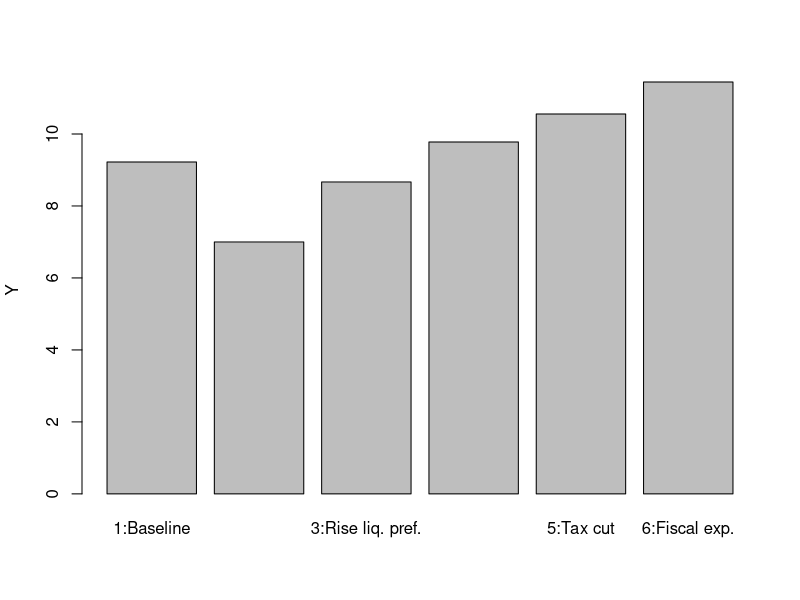
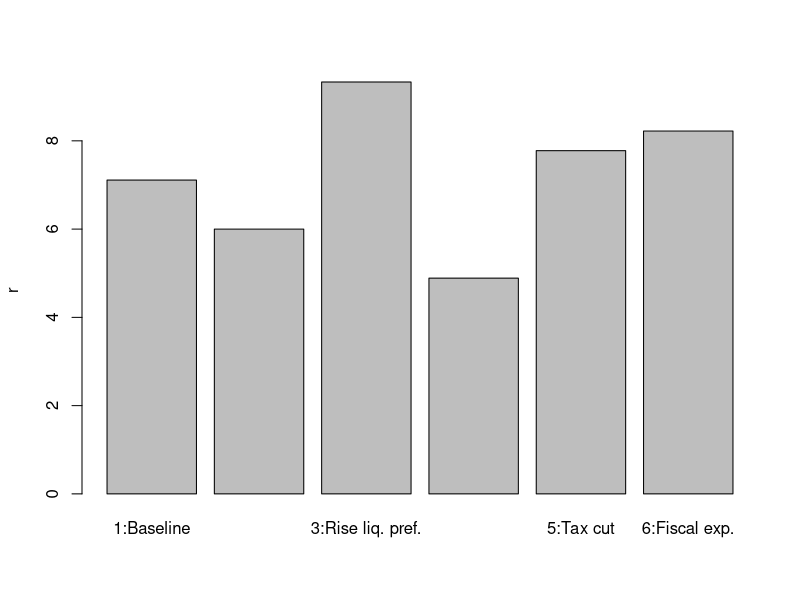
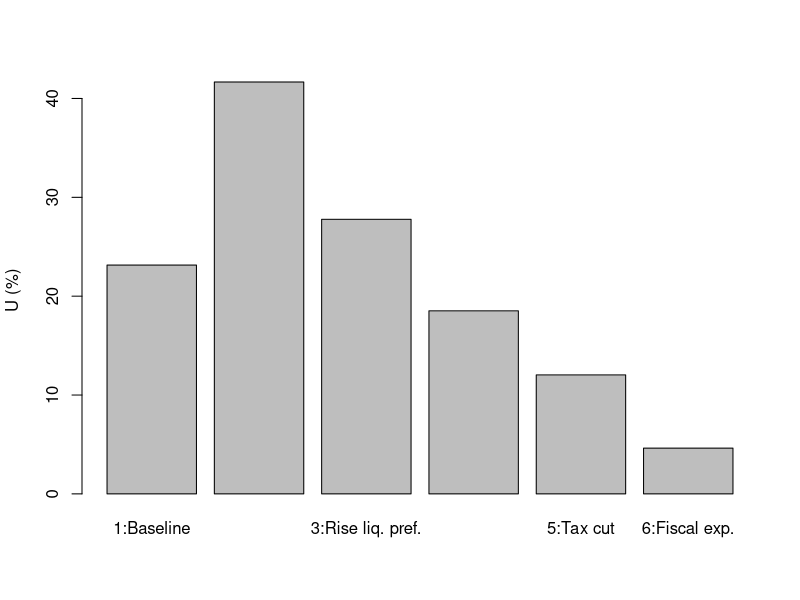
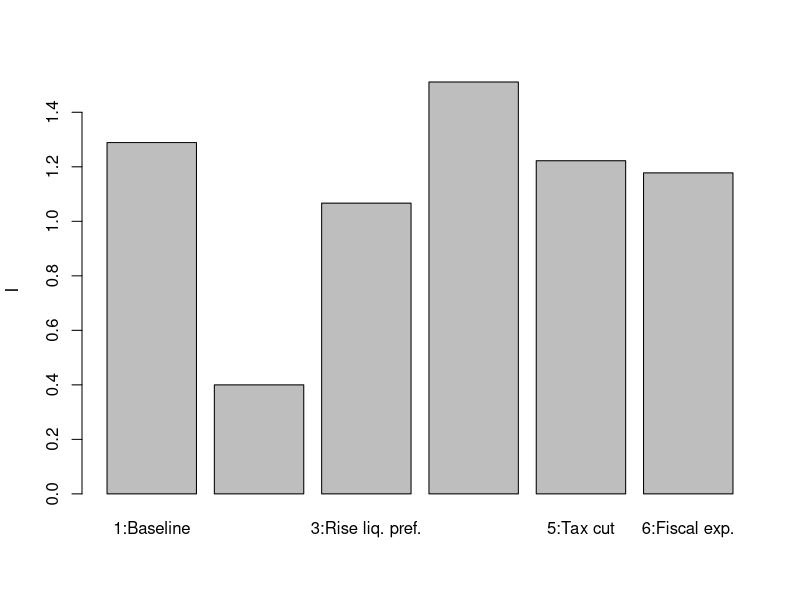
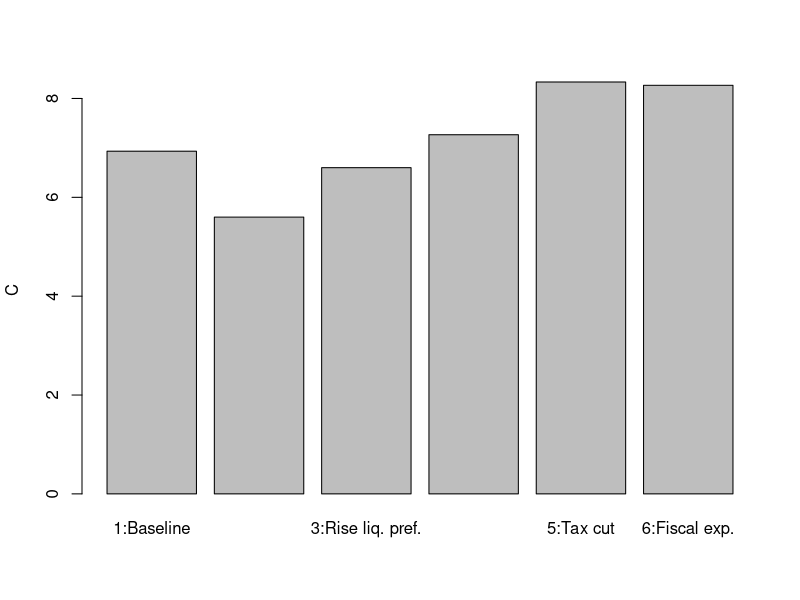
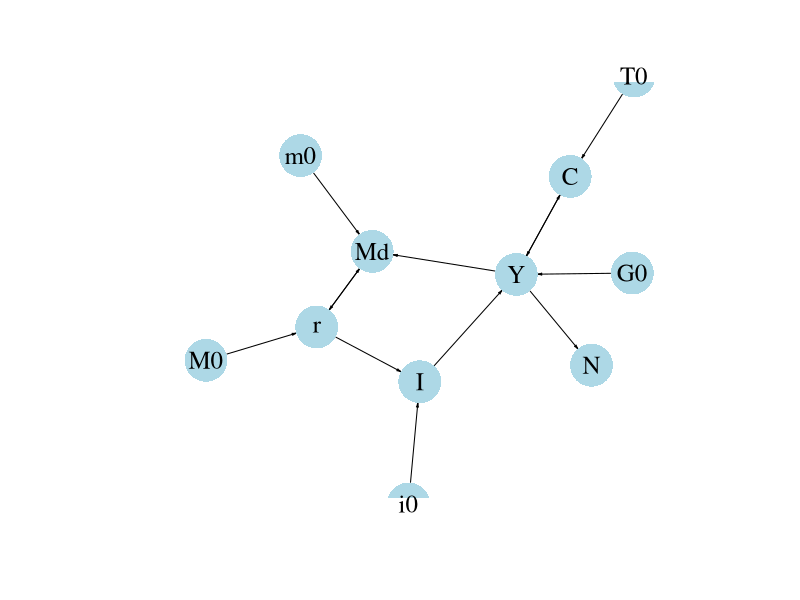

Generate these figures, in order, with R:
## ---- chunk 1
#Clear the environment
rm(list=ls(all=TRUE))

# Set number of scenarios (including baseline)
S=6

#Create vector in which equilibrium solutions from different parameterisations will be stored
Y_star=vector(length=S) # Income/output
C_star=vector(length=S) # Consumption
I_star=vector(length=S) # Investment
r_star=vector(length=S) # Real interest rate
N_star=vector(length=S) # Employment
U_star=vector(length=S) # Unemployment rate

# Set exogenous variables that will be shifted
i0=vector(length=S) # autonomous investment
m0=vector(length=S) # Autonomous demand for money
M0=vector(length=S) # money supply
G0=vector(length=S) # government spending
T0=vector(length=S) # taxes
i0[]=2
m0[]=6
M0[]=5   
G0[]=1   
T0[]=1

for (i in 1:S){ 
  if (i==2){ # scenario 2: fall in animal spirits
    i0[2]=1
  }
  if (i==3){ # scenario 3: increase in liquidity preference
    m0[3]=7
  }
  if (i==4){ # scenario 4: monetary expansion 
    M0[4]=6
  }
  if (i==5){# scenario 5: reduction in tax rate
    T0[5]=0  
  }
  if (i==6){# scenario 6: fiscal expansion
    G0[6]=2  
  }
}  

#Set constant parameter values
c0=2   # Autonomous consumption
c1=0.6 # Sensitivity of consumption with respect to the income (marginal propensity to consume)
i1=0.1 # Sensitivity of investment with respect to the interest rate
m1=0.2 # Sensitivity of money demand with respect to income
m2=0.4 # Sensitivity of money demand with respect to interest rate
a=1.5  # labour coefficient
Nf=18  # Full employment/labour force

# Initialise endogenous variables at some arbitrary positive value 
Y=1
C=1
I=1
r=1

#Solve this system numerically through 1000 iterations based on the initialisation

for (i in 1:S){
  
  for (iterations in 1:1000){
    
    #Model equations
    
    # Goods market equilibrium
    Y = C + I + G0[i]
    
    # Consumption demand
    C = c0 + c1*(Y-T0[i])
    
    # Investment demand
    I = i0[i] - i1*r
    
    # Money market, solved for interest rate
    r = (m0[i] - M0[i])/m2 + m1*Y/m2
    
    # Employment
    N = a*Y 
    
    #Unemployment rate
    U = (1 - N/Nf)
    
  }
  #Save results for different parameterisations in vector
  Y_star[i]=Y
  C_star[i]=C
  I_star[i]=I
  r_star[i]=r
  N_star[i]=N
  U_star[i]=U
}

## ---- chunk 2
#| label: fig-output
#| fig-cap: Output
barplot(Y_star, ylab="Y", names.arg=c("1:Baseline", "2:Fall animal spirits", "3:Rise liq. pref.",
                                      "4:Monetary exp.", "5:Tax cut", "6:Fiscal exp."))
## ---- chunk 3
#| label: fig-r
#| fig-cap: Interest rate
barplot(r_star, ylab="r", names.arg=c("1:Baseline", "2:Fall animal spirits", "3:Rise liq. pref.",
                                      "4:Monetary exp.", "5:Tax cut", "6:Fiscal exp."))
## ---- chunk 4
#| label: fig-U
#| fig-cap: Unemployment
barplot(U_star*100, ylab="U (%)", names.arg=c("1:Baseline", "2:Fall animal spirits", "3:Rise liq. pref.",
                                              "4:Monetary exp.", "5:Tax cut", "6:Fiscal exp."))

## ---- chunk 5
#| label: fig-I
#| fig-cap: Investment
barplot(I_star, ylab="I", names.arg=c("1:Baseline", "2:Fall animal spirits", "3:Rise liq. pref.",
                                      "4:Monetary exp.", "5:Tax cut", "6:Fiscal exp."))
## ---- chunk 6
#| label: fig-C
#| fig-cap: Consumption
barplot(C_star, ylab="C", names.arg=c("1:Baseline", "2:Fall animal spirits", "3:Rise liq. pref.",
                                      "4:Monetary exp.", "5:Tax cut", "6:Fiscal exp."))
## ---- chunk 7
#| label: fig-N
#| fig-cap: Employment
# barplot(N_star, ylab="N", names.arg=c("1:Baseline", "2:Fall animal spirits", "3:Rise liq. pref.",
#                                       "4:Monetary exp.", "5:Tax cut", "6:Fiscal exp."))
## ---- chunk 8
Y_star[6]-Y_star[1] # numerical approach

m2/((1-c1)*m2+i1*m1) # analytical approach
## ---- chunk 9
#| label: fig-DAG
#| fig-cap: Directed graph of IS-LM model
#| message: false

# Construct auxiliary Jacobian matrix for 11 variables: Y, C, I, G, T, r, M0, N, i0, m0, Md
# where non-zero elements in regular Jacobian are set to 1 and zero elements are unchanged

M_mat=matrix(c(0,1,1,1,0,0,0,0,0,0,0,
              1,0,0,0,1,0,0,0,0,0,0,
              0,0,0,0,0,1,0,0,1,0,0,
              0,0,0,0,0,0,0,0,0,0,0,
              0,0,0,0,0,0,0,0,0,0,0,
              0,0,0,0,0,0,1,0,0,0,1,
              0,0,0,0,0,0,0,0,0,0,0,
              1,0,0,0,0,0,0,0,0,0,0,
              0,0,0,0,0,0,0,0,0,0,0,
              0,0,0,0,0,0,0,0,0,0,0,
              1,0,0,0,0,1,0,0,0,1,0), 11, 11, byrow=TRUE)

# Create adjacency matrix from transpose of auxiliary Jacobian and add column names
A_mat=t(M_mat)
colnames(A_mat) = c("Y", "C", "I", "G0", "T0", "r", "M0", "N", "i0", "m0", "Md")

# Create and plot directed graph from adjacency matrix
library(igraph)
dg= graph_from_adjacency_matrix(A_mat, mode="directed", weighted=NULL)
plot(dg, main="", vertex.size=20, vertex.color="lightblue", 
     vertex.label.color="black", edge.arrow.size=0.2, edge.width=1,
     edge.arrow.width=0.8, edge.color="black", vertex.label.cex=1.5, vertex.frame.color="NA", margin=-0.2)
